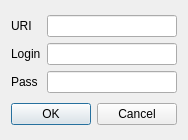
<?xml version="1.0" encoding="UTF-8"?>
<ui version="4.0">
 <class>ConnectionInfoDialog</class>
 <widget class="QDialog" name="ConnectionInfoDialog">
  <property name="windowModality">
   <enum>Qt::ApplicationModal</enum>
  </property>
  <property name="geometry">
   <rect>
    <x>0</x>
    <y>0</y>
    <width>184</width>
    <height>140</height>
   </rect>
  </property>
  <property name="windowTitle">
   <string>Connection Info</string>
  </property>
  <layout class="QVBoxLayout" name="verticalLayout_3">
   <item>
    <layout class="QHBoxLayout" name="horizontalLayout">
     <item>
      <layout class="QVBoxLayout" name="verticalLayout">
       <item>
        <widget class="QLabel" name="labelURI">
         <property name="text">
          <string>URI</string>
         </property>
        </widget>
       </item>
       <item>
        <widget class="QLabel" name="labelLogin">
         <property name="text">
          <string>Login</string>
         </property>
        </widget>
       </item>
       <item>
        <widget class="QLabel" name="labelPass">
         <property name="text">
          <string>Pass</string>
         </property>
        </widget>
       </item>
      </layout>
     </item>
     <item>
      <layout class="QVBoxLayout" name="verticalLayout_2">
       <item>
        <widget class="QLineEdit" name="lineEditURI"/>
       </item>
       <item>
        <widget class="QLineEdit" name="lineEditLogin"/>
       </item>
       <item>
        <widget class="QLineEdit" name="lineEditPass">
         <property name="inputMethodHints">
          <set>Qt::ImhHiddenText</set>
         </property>
        </widget>
       </item>
      </layout>
     </item>
    </layout>
   </item>
   <item>
    <widget class="QDialogButtonBox" name="buttonBox">
     <property name="orientation">
      <enum>Qt::Horizontal</enum>
     </property>
     <property name="standardButtons">
      <set>QDialogButtonBox::Cancel|QDialogButtonBox::Ok</set>
     </property>
    </widget>
   </item>
  </layout>
 </widget>
 <resources/>
 <connections>
  <connection>
   <sender>buttonBox</sender>
   <signal>accepted()</signal>
   <receiver>ConnectionInfoDialog</receiver>
   <slot>accept()</slot>
   <hints>
    <hint type="sourcelabel">
     <x>248</x>
     <y>254</y>
    </hint>
    <hint type="destinationlabel">
     <x>157</x>
     <y>274</y>
    </hint>
   </hints>
  </connection>
  <connection>
   <sender>buttonBox</sender>
   <signal>rejected()</signal>
   <receiver>ConnectionInfoDialog</receiver>
   <slot>reject()</slot>
   <hints>
    <hint type="sourcelabel">
     <x>316</x>
     <y>260</y>
    </hint>
    <hint type="destinationlabel">
     <x>286</x>
     <y>274</y>
    </hint>
   </hints>
  </connection>
 </connections>
</ui>
